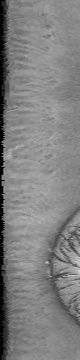
#> input picture CASIA_Iris_interval_norm/1/001_1_1.jpg, 80 x 360 px, found by its file name
$ python iris_match.py
#> lines starting #> are read from the running program, lines starting #| are printed output that depends on the picture
import cv2
import numpy as np
import os

path = 'Dataset/CASIA_Iris_interval_norm/1/001_1_1.jpg'
image_read = cv2.imread(path)
#> image_read is the input picture: shape (360, 80, 3); min 0, max 211, mean 128.2
original = image_read

path = 'Dataset/CASIA_Iris_interval_norm/1/001_1_1.jpg'
image_read = cv2.imread(path)
image_to_compare = image_read


# 1) Check if 2 images are equals
if original.shape == image_to_compare.shape:
    print("The images have same size and channels")
    difference = cv2.subtract(original, image_to_compare)
#> difference: shape (360, 80, 3); every value is 0
    b, g, r = cv2.split(difference)
#> b: shape (360, 80); every value is 0

    if cv2.countNonZero(b) == 0 and cv2.countNonZero(g) == 0 and cv2.countNonZero(r) == 0:
        print("The images are completely Equal")
    else:
        print("The images are NOT equal")

# 2) Check for similarities between the 2 images
sift = cv2.SIFT_create()
kp_1, desc_1 = sift.detectAndCompute(original, None)
#> kp_1 = 119 keypoints; strongest (x, y, size): (47, 262, 1.9), (75, 265, 2.1), (7, 156, 5.9), (3, 177, 2.4)
kp_2, desc_2 = sift.detectAndCompute(image_to_compare, None)
#> kp_2 has the same summary as kp_1

index_params = dict(algorithm=0, trees=5)
search_params = dict()
flann = cv2.FlannBasedMatcher(index_params, search_params)

matches = flann.knnMatch(desc_1, desc_2, k=2)
#> matches = 119 matches

good_points = []
for m, n in matches:
    if m.distance < 0.6*n.distance:
        good_points.append(m)
#> this loop made 119 passes
#> after the loop, good_points = 119 matches

# Define how similar they are
number_keypoints = 0
if len(kp_1) <= len(kp_2):
    number_keypoints = len(kp_1)
#> number_keypoints = 119
else:
    number_keypoints = len(kp_2)


print("Keypoints 1ST Image: " + str(len(kp_1)))
#| Keypoints 1ST Image: 119
print("Keypoints 2ND Image: " + str(len(kp_2)))
#| Keypoints 2ND Image: 119
print("GOOD Matches:", len(good_points))
#| GOOD Matches: 119
print("How good it's the match: ", len(good_points) / number_keypoints * 100)
#| How good it's the match:  100.0

result = cv2.drawMatches(original, kp_1, image_to_compare, kp_2, good_points, None)
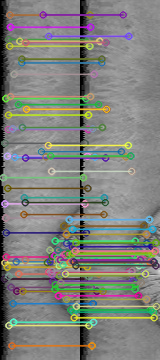
#> result: shape (360, 160, 3); mean B, G, R 124.7, 130.1, 128.4


cv2.imshow("result", cv2.resize(result, None, fx=0.4, fy=0.4))
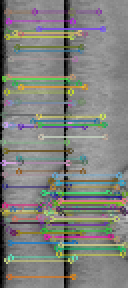
#> window 'result': shape (144, 64, 3) (shown 2 times larger); mean B, G, R 125, 130.2, 128.8
cv2.imwrite("feature_matching.jpg", result)


cv2.imshow("Original", cv2.resize(original, None, fx=0.4, fy=0.4))
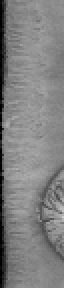
#> window 'Original': shape (144, 32, 3) (shown 2 times larger); min 0, max 202, mean 128.2
cv2.imshow("Duplicate", cv2.resize(image_to_compare, None, fx=0.4, fy=0.4))
cv2.waitKey(0)
cv2.destroyAllWindows()
